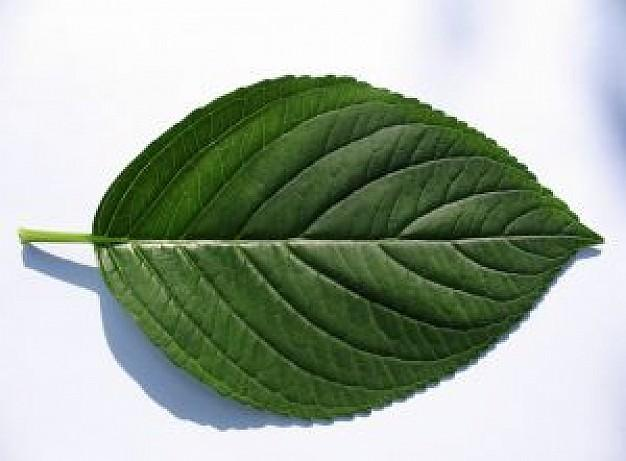
#> input picture test.jpg, 626 x 461 px
$ python tamura.py
#> lines starting #> are read from the running program, lines starting #| are printed output that depends on the picture; after the words box and inside, x2 and y2 are one past the last pixel; in counts of white or black regions, pixels touching at a corner belong together; long printed decimals are rounded
import cv2
import numpy as np

def coarseness(image, kmax):
	image = np.array(image)
	w = image.shape[0]
	h = image.shape[1]
	kmax = kmax if (np.power(2,kmax) < w) else int(np.log(w) / np.log(2))
	kmax = kmax if (np.power(2,kmax) < h) else int(np.log(h) / np.log(2))
	average_gray = np.zeros([kmax,w,h])
	horizon = np.zeros([kmax,w,h])
	vertical = np.zeros([kmax,w,h])
	Sbest = np.zeros([w,h])

	for k in range(kmax):
		window = np.power(2,k)
		for wi in range(w)[window:(w-window)]:
			for hi in range(h)[window:(h-window)]:
				average_gray[k][wi][hi] = np.sum(image[wi-window:wi+window, hi-window:hi+window])
		for wi in range(w)[window:(w-window-1)]:
			for hi in range(h)[window:(h-window-1)]:
				horizon[k][wi][hi] = average_gray[k][wi+window][hi] - average_gray[k][wi-window][hi]
				vertical[k][wi][hi] = average_gray[k][wi][hi+window] - average_gray[k][wi][hi-window]
		horizon[k] = horizon[k] * (1.0 / np.power(2, 2*(k+1)))
		vertical[k] = horizon[k] * (1.0 / np.power(2, 2*(k+1)))

	for wi in range(w):
		for hi in range(h):
			h_max = np.max(horizon[:,wi,hi])
			h_max_index = np.argmax(horizon[:,wi,hi])
			v_max = np.max(vertical[:,wi,hi])
			v_max_index = np.argmax(vertical[:,wi,hi])
			index = h_max_index if (h_max > v_max) else v_max_index
			Sbest[wi][hi] = np.power(2,index)

	fcrs = np.mean(Sbest)
	return fcrs


def contrast(image):
	image = np.array(image)
	image = np.reshape(image, (1, image.shape[0]*image.shape[1]))
	m4 = np.mean(np.power(image - np.mean(image),4))
	v = np.var(image)
	std = np.power(v, 0.5)
	alfa4 = m4 / np.power(v,2)
	fcon = std / np.power(alfa4, 0.25)
	return fcon

def directionality(image):
	image = np.array(image, dtype = 'int64')
	h = image.shape[0]
	w = image.shape[1]
	convH = np.array([[-1,0,1],[-1,0,1],[-1,0,1]])
	convV = np.array([[1,1,1],[0,0,0],[-1,-1,-1]])
	deltaH = np.zeros([h,w])
	deltaV = np.zeros([h,w])
	theta = np.zeros([h,w])

	# calc for deltaH
	for hi in range(h)[1:h-1]:
		for wi in range(w)[1:w-1]:
			deltaH[hi][wi] = np.sum(np.multiply(image[hi-1:hi+2, wi-1:wi+2], convH))
	for wi in range(w)[1:w-1]:
		deltaH[0][wi] = image[0][wi+1] - image[0][wi]
		deltaH[h-1][wi] = image[h-1][wi+1] - image[h-1][wi]
	for hi in range(h):
		deltaH[hi][0] = image[hi][1] - image[hi][0]
		deltaH[hi][w-1] = image[hi][w-1] - image[hi][w-2]

	# calc for deltaV
	for hi in range(h)[1:h-1]:
		for wi in range(w)[1:w-1]:
			deltaV[hi][wi] = np.sum(np.multiply(image[hi-1:hi+2, wi-1:wi+2], convV))
	for wi in range(w):
		deltaV[0][wi] = image[1][wi] - image[0][wi]
		deltaV[h-1][wi] = image[h-1][wi] - image[h-2][wi]
	for hi in range(h)[1:h-1]:
		deltaV[hi][0] = image[hi+1][0] - image[hi][0]
		deltaV[hi][w-1] = image[hi+1][w-1] - image[hi][w-1]

	deltaG = (np.absolute(deltaH) + np.absolute(deltaV)) / 2.0
	deltaG_vec = np.reshape(deltaG, (deltaG.shape[0] * deltaG.shape[1]))

	# calc the theta
	for hi in range(h):
		for wi in range(w):
			if (deltaH[hi][wi] == 0 and deltaV[hi][wi] == 0):
				theta[hi][wi] = 0;
			elif(deltaH[hi][wi] == 0):
				theta[hi][wi] = np.pi
			else:
				theta[hi][wi] = np.arctan(deltaV[hi][wi] / deltaH[hi][wi]) + np.pi / 2.0
	theta_vec = np.reshape(theta, (theta.shape[0] * theta.shape[1]))

	n = 16
	t = 12
	cnt = 0
	hd = np.zeros(n)
	dlen = deltaG_vec.shape[0]
	for ni in range(n):
		for k in range(dlen):
			if((deltaG_vec[k] >= t) and (theta_vec[k] >= (2*ni-1) * np.pi / (2 * n)) and (theta_vec[k] < (2*ni+1) * np.pi / (2 * n))):
				hd[ni] += 1
	hd = hd / np.mean(hd)
	hd_max_index = np.argmax(hd)
	fdir = 0
	for ni in range(n):
		fdir += np.power((ni - hd_max_index), 2) * hd[ni]
	return fdir

if __name__ == '__main__':
	img = cv2.imread('test.jpg',cv2.IMREAD_GRAYSCALE)
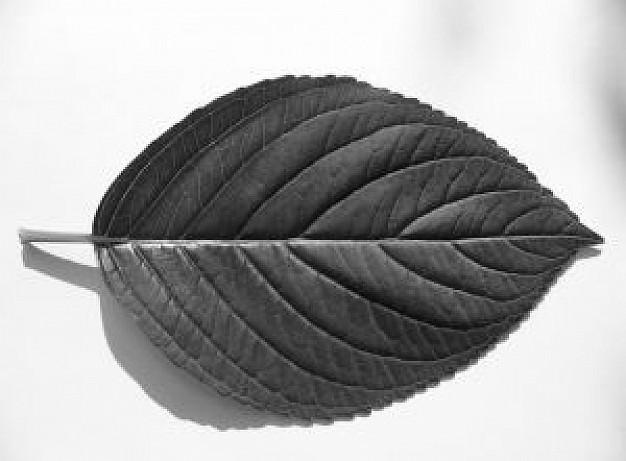
#> img: shape (461, 626); min 0, max 255, mean 166.7
	fcon = contrast(img)
#> in contrast, `m4 = np.mean(np.power(image - np.mean(image),4))`: m4 = 72943447.8
#> in contrast, `v = np.var(image)`: v = 7581.2
#> in contrast, `std = np.power(v, 0.5)`: std = 87.07
#> in contrast, `alfa4 = m4 / np.power(v,2)`: alfa4 = 1.27
#> in contrast, `fcon = std / np.power(alfa4, 0.25)`: fcon = 82.03
#> fcon = 82.03
	print("contrast: %f" % fcon)
#| contrast: 82.034
	fdir= directionality(img)
#> after the loop in directionality, `for hi in range(h)[1:h-1]:`:
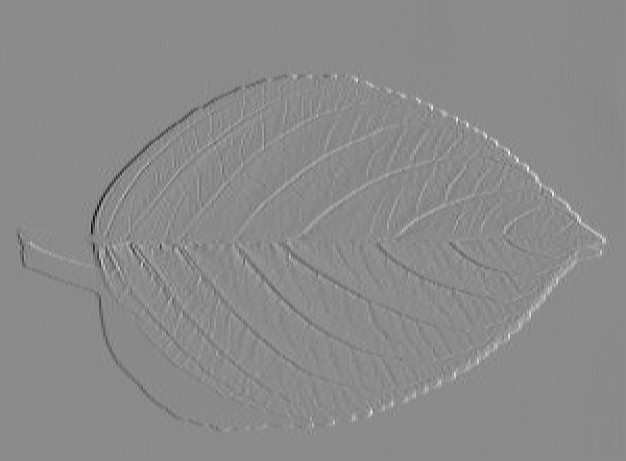
#> deltaH: shape (461, 626) float64; min -626, max 522, mean -0.3; drawn with min black and max white
#> after the loop in directionality, `for wi in range(w)[1:w-1]:`: deltaH: shape (461, 626) float64; 0.11% of pixels changed, all inside (x1, y1, x2, y2) = (1, 0, 624, 461)
#> after the loop in directionality, `for hi in range(h):`: deltaH: shape (461, 626) float64; min -626, max 522, mean -0.3
#> after the loop in directionality, `for hi in range(h)[1:h-1]:`:
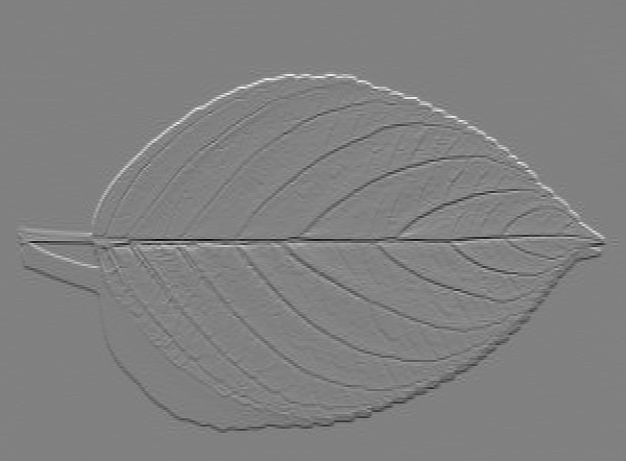
#> deltaV: shape (461, 626) float64; min -610, max 596, mean 0; drawn with min black and max white
#> after the loop in directionality, `for wi in range(w):`: deltaV: shape (461, 626) float64; 0.02% of pixels changed, all inside (x1, y1, x2, y2) = (4, 0, 623, 461)
#> after the loop in directionality, `for hi in range(h)[1:h-1]:`: deltaV: shape (461, 626) float64; min -610, max 596, mean 0
#> in directionality, `deltaG = (np.absolute(deltaH) + np.absolute(deltaV)) / 2.0`:
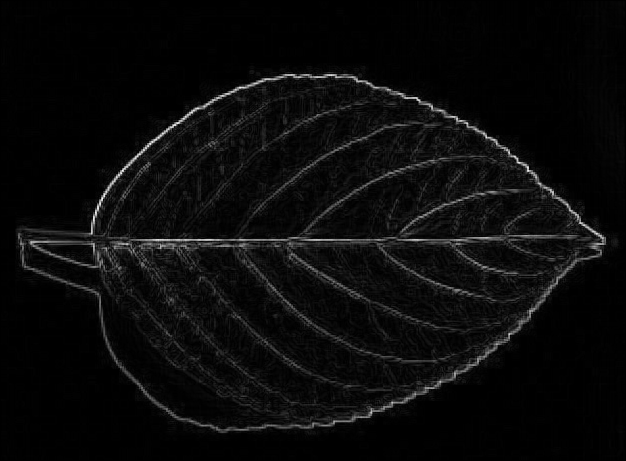
#> deltaG: shape (461, 626) float64; min 0, max 366, mean 15.7; drawn with min black and max white
#> after the loop in directionality, `for hi in range(h):`:
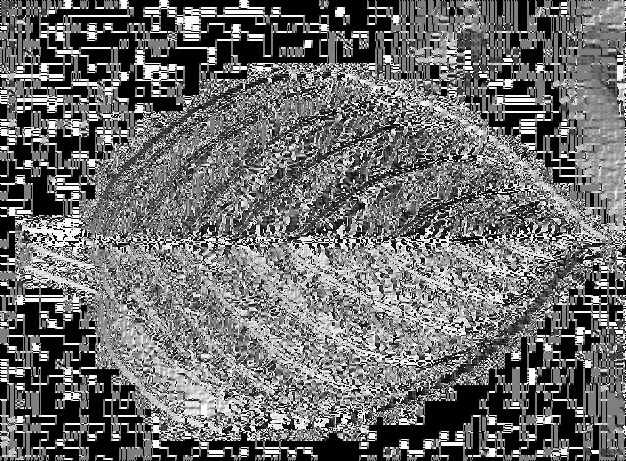
#> theta: shape (461, 626) float64; min 0, max 3.14, mean 1.34; drawn with min black and max white
#> fdir = 1247.5
	print("directionality: %f" % fdir)
#| directionality: 1247.480
